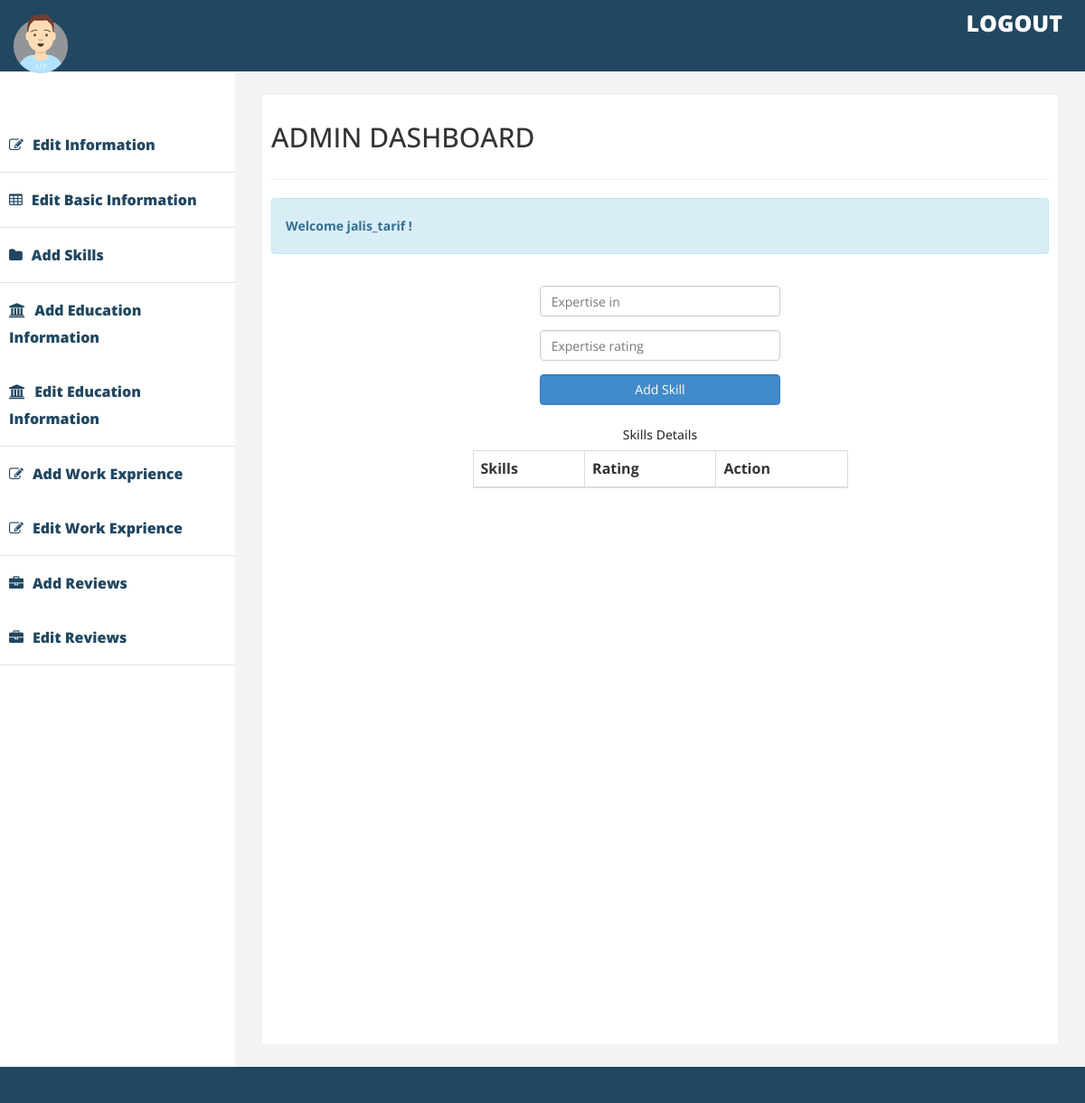
Before: /admin-dash/add-skills (signed in) with the older database file.
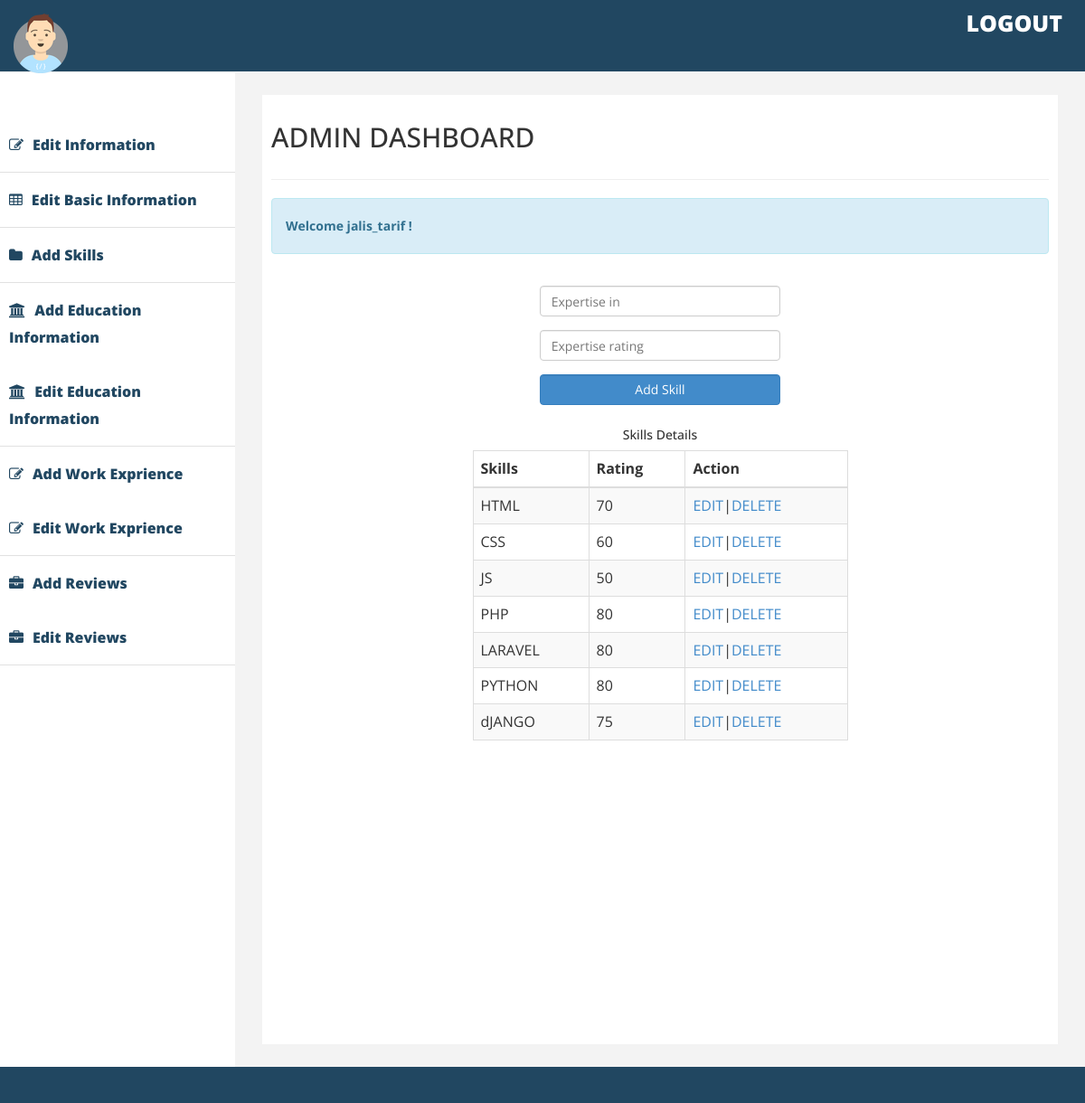
After: the same page with the newer database file.
### dashboard/models.py (models this page shows)
class Skills(models.Model):
    skill_name=models.CharField(max_length=40)
    rating=models.IntegerField()

### dashboard/views.py (the view, shortened to what this page needs)
# urls.py: path('add-skills',views.add_skills,name='add_skills'),
@login_required(login_url="login_user")
def add_skills(request):
	skills=Skills.objects.all()
	return render(request,'admin_pages/add_skills.html',{'skills':skills})

### templates/admin_pages/add_skills.html (shortened to what this page needs)
{% extends 'admin_pages/base.html' %} {% block content %}
<div class="col-lg-4 col-md-4 col-md-offset-4 col-lg-offset-4">
    <form action="{% url 'add_skills' %}" method="POST" id="add_skills">
        <div class="form-group">
            <input class="form-control" placeholder="Expertise in" id="skill_name" name="skill_name" />
        </div>
        <div class="form-group">
            <input class="form-control" placeholder="Expertise rating" id="skill_rating" name="skill_rating" />
        </div>
        <div class="form-group">
            <input type="submit" class="form-control btn btn-primary" value="Add Skill" />
        </div>
</div>
<div class="col-lg-6 col-md-6 col-lg-offset-3 col-md-offset-3">
    <h5>Skills Details</h5>
    <table class="table table-striped table-bordered table-hover">
        <thead>
            <tr>
                <th>Skills</th>
                <th>Rating</th>
                <th>Action</th>
            </tr>
        </thead>
        <tbody>
            {% for skill in skills %}
            <tr>
                <td>{{skill.skill_name}}</td>
                <td>{{skill.rating}}</td>
                <td><a href="{% url 'edit_skills' skill.id %}">EDIT</a>|<a href="{% url 'delete_skills' skill.id %}">DELETE</a></td>
            </tr>
            {% endfor %}
        </tbody>
    </table>
</div>
{% endblock %}

Changed rows visible on the page:
added Skills: skill_name "HTML", rating "70"
added Skills: skill_name "CSS", rating "60"
added Skills: skill_name "JS", rating "50"
added Skills: skill_name "PHP", rating "80"
added Skills: skill_name "LARAVEL", rating "80"
added Skills: skill_name "PYTHON", rating "80"
added Skills: skill_name "dJANGO", rating "75"
